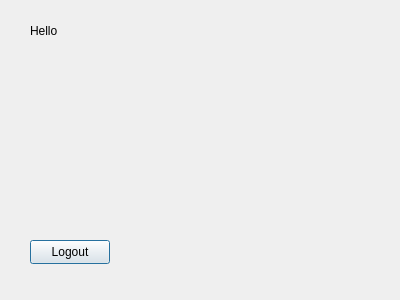
<?xml version="1.0" encoding="UTF-8"?>
<ui version="4.0">
 <class>welcome</class>
 <widget class="QDialog" name="welcome">
  <property name="geometry">
   <rect>
    <x>0</x>
    <y>0</y>
    <width>400</width>
    <height>300</height>
   </rect>
  </property>
  <property name="windowTitle">
   <string>Dialog</string>
  </property>
  <widget class="QLabel" name="hello">
   <property name="geometry">
    <rect>
     <x>30</x>
     <y>20</y>
     <width>91</width>
     <height>21</height>
    </rect>
   </property>
   <property name="text">
    <string>Hello</string>
   </property>
  </widget>
  <widget class="QPushButton" name="logout">
   <property name="geometry">
    <rect>
     <x>30</x>
     <y>240</y>
     <width>80</width>
     <height>24</height>
    </rect>
   </property>
   <property name="text">
    <string>Logout</string>
   </property>
  </widget>
 </widget>
 <resources/>
 <connections/>
</ui>
